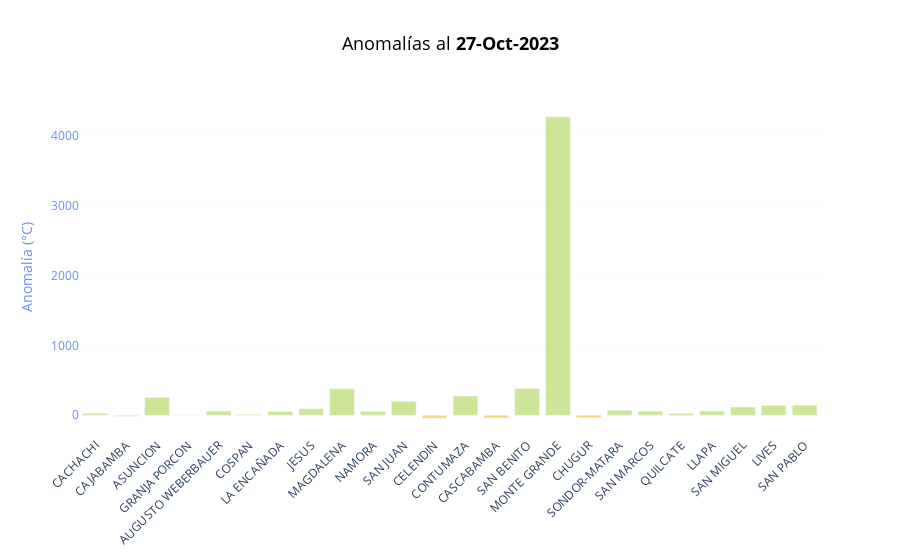

This figure's notebook cell:
### Code cell
dash.app

### Figure 1 — Plotly figure (JSON) as saved in the notebook; plotly's stock layout.template omitted (floating-point values rounded to 4 significant figures)
{"data": [{"marker": {"color": ["yellowgreen", "rgb(237,173,8)", "yellowgreen", "yellowgreen", "yellowgreen", "yellowgreen", "yellowgreen", "yellowgreen", "yellowgreen", "yellowgreen", "yellowgreen", "rgb(237,173,8)", "yellowgreen", "rgb(237,173,8)", "yellowgreen", "yellowgreen", "rgb(237,173,8)", "yellowgreen", "yellowgreen", "yellowgreen", "yellowgreen", "yellowgreen", "yellowgreen", "yellowgreen"]}, "opacity": 0.5, "type": "bar", "x": ["CACHACHI", "CAJABAMBA", "ASUNCION", "GRANJA PORCON", "AUGUSTO WEBERBAUER", "COSPAN", "LA ENCAÑADA", "JESUS", "MAGDALENA", "NAMORA", "SAN JUAN", "CELENDIN", "CONTUMAZA", "CASCABAMBA", "SAN BENITO", "MONTE GRANDE", "CHUGUR", "SONDOR-MATARA", "SAN MARCOS", "QUILCATE", "LLAPA", "SAN MIGUEL", "LIVES", "SAN PABLO"], "y": [28.2, -14.6, 253.4, 0.4, 60.6, 13.3, 53.9, 92.4, 379.5, 55.7, 196.9, -42.3, 275.1, -38.3, 381.3, 4267.0, -35, 72.2, 57.4, 23.8, 60.1, 117.8, 139.8, 145.3]}], "layout": {"colorway": ["#636EFA", "#EF553B", "#00CC96", "#AB63FA", "#FFA15A", "#19D3F3", "#FF6692", "#B6E880", "#FF97FF", "#FECB52"], "plot_bgcolor": "rgba(0, 0, 0, 0)", "title": {"font": {"color": "black", "size": 18}, "text": "Anomalías al <b>27-Oct-2023<b>", "x": 0.5}, "xaxis": {"tickangle": -45}, "yaxis": {"gridcolor": "rgba(244,244,244,255)", "gridwidth": 0.5, "showgrid": true, "tickfont": {"color": "rgba(100,143,240,255)"}, "title": {"font": {"color": "rgba(100,143,240,255)"}, "text": "Anomalía (°C)"}}}}
